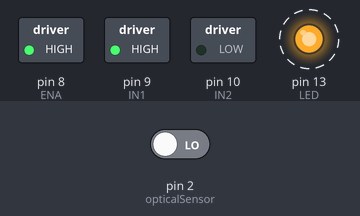
Recording of a sketch running on a simulated Arduino Uno, built with avr-gcc and run on an emulated ATmega328P. On the bench: switched loads named in the sketch (green lamp = pin HIGH), output pins drawn as LEDs (lit = HIGH). Dashed ring = blinking. The inputs (shaded band) are chosen by the test bench; at power-on: pin 2 (opticalSensor) LOW. What the sketch prints to the serial monitor is not drawn.

Above: at 0.5 s.
Timing chart, 0 to 4.6 s (numbered marks = the images above):
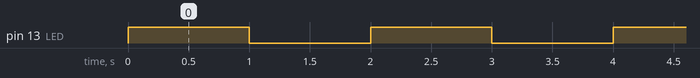

The sketch:

Arduino_Dyno.ino
```cpp
/*
Dynometer Code for Tony B
Written by Michael Caiozzo

Note Optical Sensor must be hooked up
to Pin 2

*/

#define opticalSensor 2
#define LED 13

unsigned long was = 0; // Used to store or "now time"
unsigned long now = 0;

int  counter    = 0; // Store number of beam breaks
int  RPS        = 0; // Revolutions Perr Second
int  LED_State  = 0; // Used to Toggle Led ON and off

//LN298 CODE
#define ENA 8
#define IN1 9
#define IN2 10

void setup() {

  pinMode(opticalSensor, INPUT);// Set optical Sensor to INPUT
  pinMode(LED, OUTPUT);         // Set LED to OUTPUT
  Serial.begin(9600);           //Intialize Serial Monitor

  // Activate Pin 2's interupt to call ISR1 function on the Rising edge of signal
  attachInterrupt(digitalPinToInterrupt(opticalSensor), ISR1, RISING);

  //LN298 Code Setup
  pinMode(ENA, OUTPUT);
  pinMode(IN1, OUTPUT);
  pinMode(IN2, OUTPUT);

  //LN298 Code Turn Motor On, Spin foward
  digitalWrite(ENA, HIGH);
  digitalWrite(IN1, HIGH);
  digitalWrite(IN2, LOW);

}

void loop() {
  was = millis();           // Set was to current time
  LED_State = ~LED_State;   // Invert State of LED

while( (millis() - was) < 1000){
  digitalWrite(LED, LED_State); // Toggle LED on and off based on LED_State
}

 RPS = (counter/2);             // Calculate RPS by dividing toal # of beam breaks by number of slits in wheel
 now = millis();
 counter = 0;                 // Reset counter

//  Serial.print("RPS ");
 Serial.print(RPS);
//Serial.print(" Time ");
 Serial.print(" ");
 Serial.println(now);
 counter = 0;                 // Reset counter

}

//Interupt Service Routine Function
void ISR1 (){
  counter +=1; //Increment counter
}
```

Measured:
- by itself, pin 13 (LED): alternates HIGH for 1.0 s and LOW for 1.0 s
